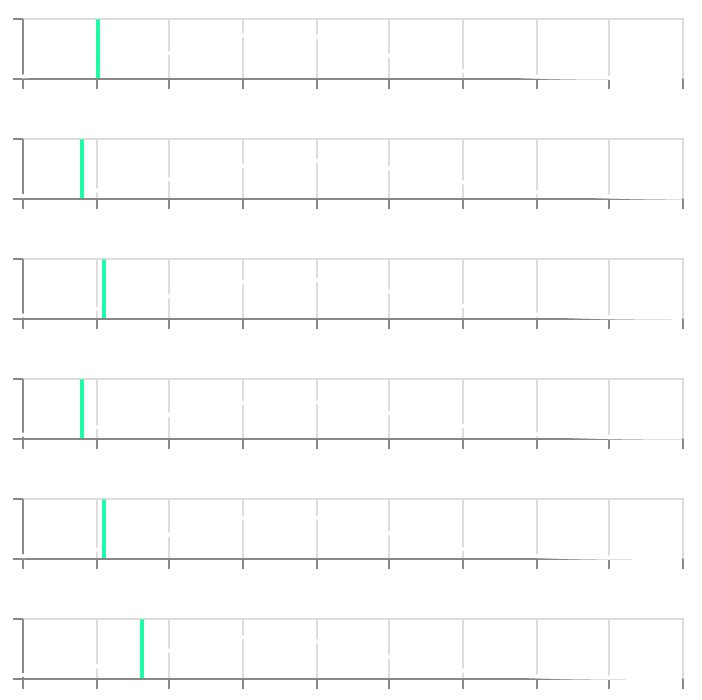

Write notebook code for a chart like this one.
### Code cell
zigzagoon.SHOW

### Figure 1 — Vega-Lite specification as saved in the notebook (floating-point values rounded to 4 significant figures; data arrays with more than 128 entries replaced by an {"elided": "..."} marker saying what was removed)
{"$schema": "https://vega.github.io/schema/vega-lite/v2.6.0.json", "config": {"text": {"angle": 90, "color": "white"}, "view": {"height": 300, "width": 400}}, "datasets": {"data-befba9a85dc339b9acaf9ca72544468e": [{"y": 0}, {"y": 0.0003983}, {"y": 0.0007965}, {"y": 0.001195}, {"y": 0.001593}, {"y": 0.001991}, {"y": 0.00239}, {"y": 0.002788}, {"y": 0.003186}, {"y": 0.003584}, {"y": 0.003983}, {"y": 0.004381}, {"y": 0.004779}, {"y": 0.005177}, {"y": 0.005576}, {"y": 0.005974}, {"y": 0.006372}, {"y": 0.00677}, {"y": 0.007169}, {"y": 0.007567}, {"y": 0.007965}, {"y": 0.008363}, {"y": 0.008762}, {"y": 0.00916}, {"y": 0.009558}, {"y": 0.009957}, {"y": 0.01035}, {"y": 0.01075}, {"y": 0.01115}, {"y": 0.01155}, {"y": 0.01195}, {"y": 0.01235}, {"y": 0.01274}, {"y": 0.01314}, {"y": 0.01354}, {"y": 0.01394}, {"y": 0.01434}, {"y": 0.01474}, {"y": 0.01513}, {"y": 0.01553}, {"y": 0.01593}, {"y": 0.01633}, {"y": 0.01673}, {"y": 0.01713}, {"y": 0.01752}, {"y": 0.01792}, {"y": 0.01832}, {"y": 0.01872}, {"y": 0.01912}, {"y": 0.01951}], "data-c5bd6da23d9c3f4768f2fc8f076536d8": {"elided": "1000 records"}}, "vconcat": [{"layer": [{"data": {"name": "data-c5bd6da23d9c3f4768f2fc8f076536d8"}, "encoding": {"x": {"axis": {"labels": false}, "field": "x", "title": null, "type": "quantitative"}, "y": {"axis": {"labels": false}, "field": "hp", "title": null, "type": "quantitative"}}, "height": 30, "mark": {"color": "white", "type": "line"}, "width": 330}, {"data": {"name": "data-befba9a85dc339b9acaf9ca72544468e"}, "encoding": {"x": {"value": 38}, "y": {"field": "y", "title": null, "type": "quantitative"}}, "mark": {"color": "#1DFDA8", "type": "line"}}]}, {"layer": [{"data": {"name": "data-c5bd6da23d9c3f4768f2fc8f076536d8"}, "encoding": {"x": {"axis": {"labels": false}, "field": "x", "title": null, "type": "quantitative"}, "y": {"axis": {"labels": false}, "field": "attack", "title": null, "type": "quantitative"}}, "height": 30, "mark": {"color": "white", "type": "line"}, "width": 330}, {"data": {"name": "data-befba9a85dc339b9acaf9ca72544468e"}, "encoding": {"x": {"value": 30}, "y": {"field": "y", "title": null, "type": "quantitative"}}, "mark": {"color": "#1DFDA8", "type": "line"}}]}, {"layer": [{"data": {"name": "data-c5bd6da23d9c3f4768f2fc8f076536d8"}, "encoding": {"x": {"axis": {"labels": false}, "field": "x", "title": null, "type": "quantitative"}, "y": {"axis": {"labels": false}, "field": "defense", "title": null, "type": "quantitative"}}, "height": 30, "mark": {"color": "white", "type": "line"}, "width": 330}, {"data": {"name": "data-befba9a85dc339b9acaf9ca72544468e"}, "encoding": {"x": {"value": 41}, "y": {"field": "y", "title": null, "type": "quantitative"}}, "mark": {"color": "#1DFDA8", "type": "line"}}]}, {"layer": [{"data": {"name": "data-c5bd6da23d9c3f4768f2fc8f076536d8"}, "encoding": {"x": {"axis": {"labels": false}, "field": "x", "title": null, "type": "quantitative"}, "y": {"axis": {"labels": false}, "field": "sp_attack", "title": null, "type": "quantitative"}}, "height": 30, "mark": {"color": "white", "type": "line"}, "width": 330}, {"data": {"name": "data-befba9a85dc339b9acaf9ca72544468e"}, "encoding": {"x": {"value": 30}, "y": {"field": "y", "title": null, "type": "quantitative"}}, "mark": {"color": "#1DFDA8", "type": "line"}}]}, {"layer": [{"data": {"name": "data-c5bd6da23d9c3f4768f2fc8f076536d8"}, "encoding": {"x": {"axis": {"labels": false}, "field": "x", "title": null, "type": "quantitative"}, "y": {"axis": {"labels": false}, "field": "sp_defense", "title": null, "type": "quantitative"}}, "height": 30, "mark": {"color": "white", "type": "line"}, "width": 330}, {"data": {"name": "data-befba9a85dc339b9acaf9ca72544468e"}, "encoding": {"x": {"value": 41}, "y": {"field": "y", "title": null, "type": "quantitative"}}, "mark": {"color": "#1DFDA8", "type": "line"}}]}, {"layer": [{"data": {"name": "data-c5bd6da23d9c3f4768f2fc8f076536d8"}, "encoding": {"x": {"axis": {"labels": false}, "field": "x", "title": null, "type": "quantitative"}, "y": {"axis": {"labels": false}, "field": "speed", "title": null, "type": "quantitative"}}, "height": 30, "mark": {"color": "white", "type": "line"}, "width": 330}, {"data": {"name": "data-befba9a85dc339b9acaf9ca72544468e"}, "encoding": {"x": {"value": 60}, "y": {"field": "y", "title": null, "type": "quantitative"}}, "mark": {"color": "#1DFDA8", "type": "line"}}]}]}
